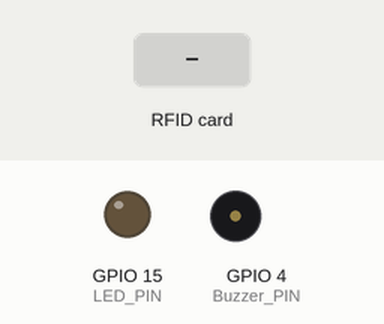
Simulated run of this sketch. Board: ESP8266 (NodeMCU). Parts: output pins drawn as LEDs (lit = HIGH), buzzer (waves = sounding, pin HIGH). The inputs (shaded band) are chosen by the test bench. WiFi joins after 1.5 s; servers stay silent unless stated; uploads are accepted with an empty reply; what the sketch prints to the serial monitor is not drawn.

Above: at 3.2 s.
3.3 s: RFID card 5E 7A 19 C4 held to the reader
Timing chart, 0 to 6.3 s (numbered marks = the images above; inputs shaded):
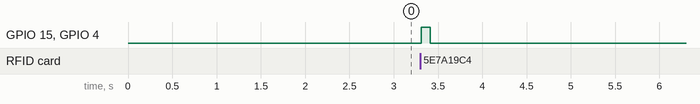

The sketch:

upload.ino
```cpp
#include <SPI.h>
#include <MFRC522.h>
#include <ESP8266HTTPClient.h>
#include <ESP8266WiFi.h>

// WiFi Credentials for Network 1
const char* ssid1 = "SISWA 33"; // Plis ubah sesuai kebutuhan
const char* password1 = "Siswa33!"; // Plis ubah sesuai kebutuhan
const char* host1 = "192.168.49.156"; // Plis ubah sesuai kebutuhan

// WiFi Credentials for Network 2
const char* ssid2 = "1681"; // Plis ubah sesuai kebutuhan
const char* password2 = "Adoptiongate2024"; // Plis ubah sesuai kebutuhan
const char* host2 = "192.168.23.39"; // Plis ubah sesuai kebutuhan

const char* currentHost = nullptr; // Initialize to nullptr

#define LED_PIN 15  // D8
#define SDA_PIN 2   // D4
#define RST_PIN 0   // D3
#define Buzzer_PIN 4 // D2

MFRC522 mfrc522(SDA_PIN, RST_PIN);

// Function to connect to a WiFi network (with timeout) and return the appropriate host
struct ConnectionResult {
  bool connected;
  const char* host;
};

ConnectionResult connectWiFi(const char* ssid, const char* password, const char* host) {
  WiFi.begin(ssid, password);
  Serial.print("Connecting to ");
  Serial.println(ssid);

  int attempts = 0;
  while (WiFi.status() != WL_CONNECTED && attempts < 10) {
    delay(1000);
    Serial.print(".");
    attempts++;
  }

  ConnectionResult result;
  if (WiFi.status() == WL_CONNECTED) {
    Serial.println("");
    Serial.println("Connected to " + String(ssid));
    printWifiDetails();
    result.connected = true;
    result.host = host;  // Set the host for this network
    return result;
  } else {
    Serial.println("");
    Serial.println("Connection to " + String(ssid) + " failed.");
    result.connected = false;
    result.host = nullptr; // No host if not connected
    return result;
  }
}

void setup() {
  Serial.begin(9600);

  pinMode(LED_PIN, OUTPUT);
  pinMode(Buzzer_PIN, OUTPUT);

  SPI.begin();
  mfrc522.PCD_Init();
  Serial.println("Dekatkan Kartu RFID Anda ke Reader");
  Serial.println();

  // Initial WiFi Connection Attempt
  ConnectionResult connection = connectWiFi(ssid1, password1, host1);
  if (!connection.connected) {
    connection = connectWiFi(ssid2, password2, host2);  // Try network 2
    if (!connection.connected) {
      Serial.println("Connection to both networks failed!");
      while (true) { // Halt and indicate error
        digitalWrite(LED_PIN, HIGH);
        digitalWrite(Buzzer_PIN, HIGH);
        delay(500);
        digitalWrite(LED_PIN, LOW);
        digitalWrite(Buzzer_PIN, LOW);
        delay(500);
      }
    }
  }
  currentHost = connection.host; // Assign to the global variable
}

void loop() {
  // Check WiFi connection and reconnect if necessary
  if (WiFi.status() != WL_CONNECTED) {
    Serial.println("WiFi disconnected. Attempting to reconnect...");
    ConnectionResult connection = connectWiFi(ssid1, password1, host1);
    if (!connection.connected) {
      connection = connectWiFi(ssid2, password2, host2);
    }
    if (connection.connected) {
      currentHost = connection.host;
    } else {
      Serial.println("Failed to reconnect to WiFi.");
      return;
    }
  }

  // Check RFID
  digitalWrite(LED_PIN, LOW);
  digitalWrite(Buzzer_PIN, LOW);

  if (mfrc522.PICC_IsNewCardPresent()) {  // Check for new card
    if (mfrc522.PICC_ReadCardSerial()) { // Read card data
      String IDTAG = "";
      for (byte i = 0; i < mfrc522.uid.size; i++) {
        IDTAG += mfrc522.uid.uidByte[i];
      }

      Serial.println("Card read, ID: " + IDTAG);

      digitalWrite(LED_PIN, HIGH);
      digitalWrite(Buzzer_PIN, HIGH);
      delay(100);
      digitalWrite(LED_PIN, LOW);
      digitalWrite(Buzzer_PIN, LOW);

      // Send data if WiFi is connected and host is valid
      if (WiFi.status() == WL_CONNECTED && currentHost != nullptr) {
        WiFiClient client;
        const int httpPort = 80;

        if (client.connect(currentHost, httpPort)) {
          Serial.println("Connected to server");
          String Link = "http://" + String(currentHost) + "/presensi/kirimkartu.php?nokartu=" + IDTAG;
          HTTPClient http;
          http.begin(client, Link);
          int httpCode = http.GET();
          String payload = http.getString();
          Serial.println("HTTP Response: " + payload);
          http.end();
        } else {
          Serial.println("HTTP Connection Failed!");
        }
      } else {
        Serial.println("No WiFi connection or invalid host. Cannot send data.");
      }
      delay(1000); // Small delay after sending data.
    }
  }
}

void printWifiDetails() {
  Serial.println("Wifi Connected");
  Serial.println("IP Address : ");
  Serial.println(WiFi.localIP());
  Serial.println("MAC Address : ");
  Serial.println(WiFi.macAddress());
}
```

Measured:
- after the input at 3.3 s, GPIO 15 (LED_PIN), GPIO 4 (Buzzer_PIN): LOW → HIGH at once, → LOW 0.10 s later
